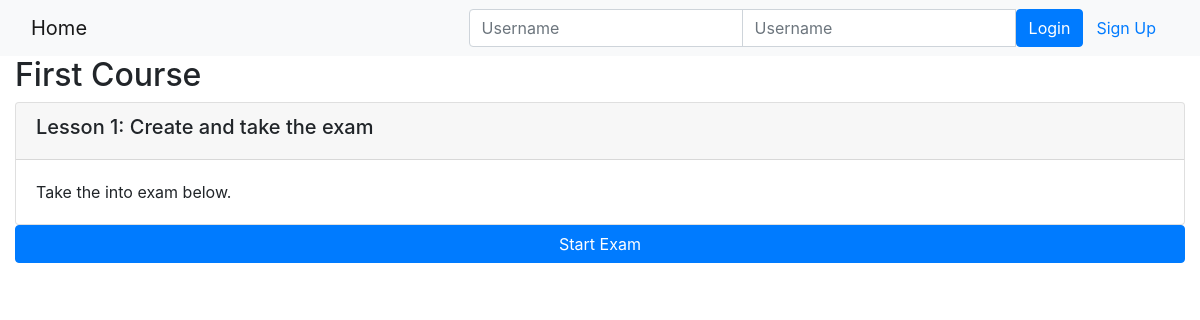
Page /onlinecourse/1/ on the committed database.
### onlinecourse/models.py (models this page shows, shortened)
class Course(models.Model):
    name = models.CharField(null=False, max_length=30, default='online course')
    image = models.ImageField(upload_to='course_images/')
    description = models.CharField(max_length=1000)
    pub_date = models.DateField(null=True)
    instructors = models.ManyToManyField(Instructor)
    users = models.ManyToManyField(settings.AUTH_USER_MODEL, through='Enrollment')
    total_enrollment = models.IntegerField(default=0)
    is_enrolled = False

class Lesson(models.Model):
    title = models.CharField(max_length=200, default="title")
    order = models.IntegerField(default=0)
    course = models.ForeignKey(Course, on_delete=models.CASCADE)
    content = models.TextField()

### onlinecourse/views.py (the view)
# urls.py: path('<int:pk>/', views.CourseDetailView.as_view(), name='course_details'),
class CourseDetailView(generic.DetailView):
    model = Course
    template_name = 'onlinecourse/course_detail_bootstrap.html'

### onlinecourse/templates/onlinecourse/course_detail_bootstrap.html (shortened to what this page needs)
<!DOCTYPE html>
<html lang="en">
<head>
     {% load static %}
    <link rel="stylesheet" href="https://maxcdn.bootstrapcdn.com/bootstrap/4.5.2/css/bootstrap.min.css">
</head>
<body>
    <nav class="navbar navbar-light bg-light">
        <div class="container-fluid">
            <div class="navbar-header">
                  <a class="navbar-brand" href="{% url 'onlinecourse:index' %}">Home</a>
            </div>
            <ul class="nav navbar-nav navbar-right">
                {% if user.is_authenticated %}
                <li>
                    <a class="btn btn-link" href="#">{{ user.first_name }}({{ user.username }})</a>
                    <a class="btn btn-link" href="{% url 'onlinecourse:logout' %}">Logout</a>
                </li>
                {% else %}
                <li>
                    <form class="form-inline" action="{% url 'onlinecourse:login' %}" method="post">
                        <div class="input-group">
                            <input type="text" class="form-control" placeholder="Username" name="username" >
                            <input type="password" class="form-control" placeholder="Username" name="psw" >
                            <button class="btn btn-primary" type="submit">Login</button>
                            <a class="btn btn-link" href="{% url 'onlinecourse:registration' %}">Sign Up</a>
                        </div>
                    </form>
                </li>
                {% endif %}
            </ul>
        </div>
    </nav>
    <div class="container-fluid">
            <h2>{{ course.name }}</h2>
            <div class="card-columns-vertical">
                {% for lesson in course.lesson_set.all %}
                    <div class="card mt-1">
                        <div class="card-header"><h5>Lesson {{lesson.order|add:1}}: {{lesson.title}}</h5></div>
                        <div class="card-body">{{lesson.content}}</div>
                    </div>
                {% endfor %}
            </div>
            <button class="btn btn-primary container-fluid" type="button" data-toggle="collapse" data-target="#exam" aria-expanded="false" aria-controls="exam">
                Start Exam
            </button>
    </div>
</body>
</html>

### rows in the picture
Course: name "First Course"
Lesson: order|add "1", title "Create and take the exam", content "Take the into exam below."
